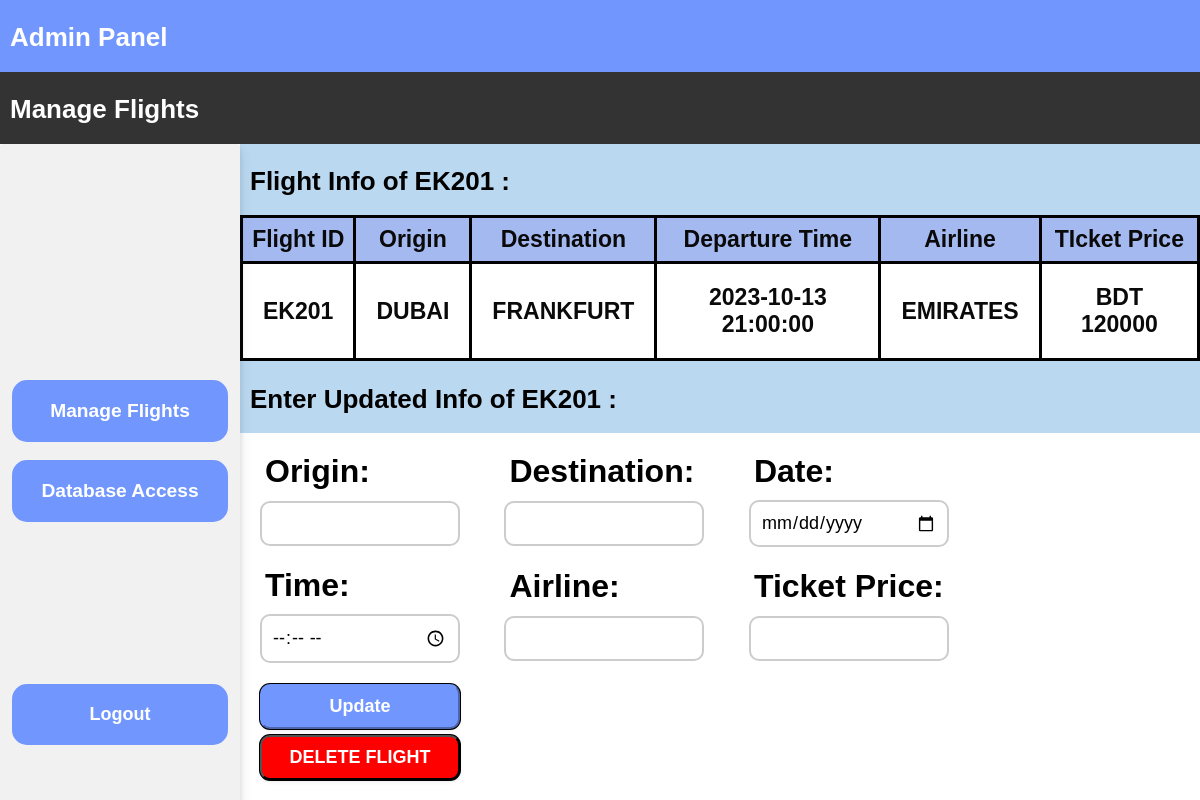
/admin_modify_flight.php?flight_id=EK201 (signed in), run on the app's committed database.
### tables this page shows
CREATE TABLE `flight_info` (
  `flight_id` varchar(16) NOT NULL,
  `origin` varchar(10) DEFAULT NULL,
  `destination` varchar(20) DEFAULT NULL,
  `departure_time` datetime DEFAULT NULL,
  `airline_name` varchar(16) DEFAULT NULL,
  `price` int(10) NOT NULL
);

### admin_modify_flight.php (the view, shortened to what this page needs)
<!DOCTYPE html>
<html lang="en">
<head>
    <link rel="stylesheet" href="admin_style.css">
</head>
<?php
$db = mysqli_connect("localhost", "root", "", "airplane_ticket_reservation_system");
?>
<body>
    <div class="head_panel1">
        <h1>Admin Panel</h1>
    </div>
    <div class="head_panel2">
        <h1>Manage Flights</h1>
    </div>
    <div class="side_bar">
        <br></br>
        <center>
            <button id="admin_buttons" onclick="window.location.href = 'http://localhost/CSE327.8_Airplane_Ticket_Reservation_System/Admin_Panel/admin_manage_flights.php';">Manage Flights</button>
            <br></br>
            <button id="admin_buttons" onclick="window.location.href = 'http://localhost/phpmyadmin/index.php?route=/database/structure&db=airplane_ticket_reservation_system';">Database Access</button>
            <br></br>
            <button id="logout" onclick="window.location.href = 'http://localhost/CSE327.8_Airplane_Ticket_Reservation_System/Admin_Panel/admin_logout.php';">Logout</button>
        </center>
    </div>
    <?php
    if (isset($_GET['flight_id'])) {
        $flightId = $_GET['flight_id'];
    } else {
        echo "NOT AUTHORIZED";
        echo '<script>alert("NOT AUTHORIZED")</script>';
        header("Refresh: 0; URL=http://localhost/CSE327.8_Airplane_Ticket_Reservation_System/Admin_Panel/admin_login.html");
        exit;
    }
    echo "<div class=head_panel3>";
    echo "<h1>Flight Info of  $flightId : </h1>";
    echo "</div>";
    $query = "SELECT * FROM flight_info WHERE flight_id = '$flightId';";
    $flightdata_query = $db->query($query);
    echo "<div class = flight_table>";
    echo "<table>";
    echo "<tr>";
    echo "<th>Flight ID</th>";
    echo "<th>Origin</th>";
    echo "<th>Destination</th>";
    echo "<th>Departure Time</th>";
    echo "<th>Airline</th>";
    echo "<th>TIcket Price</th>";
    echo "</tr>";
    while ($flightdata = $flightdata_query->fetch_assoc()) {
        echo "<tr>";
        echo "<td>" . $flightdata["flight_id"] . "</td>";
        echo "<td>" . $flightdata["origin"] . "</td>";
        echo "<td>" . $flightdata["destination"] . "</td>";
        echo "<td>" . $flightdata["departure_time"] . "</td>";
        echo "<td>" . $flightdata["airline_name"] . "</td>";
        echo "<td>" . "BDT " . $flightdata["price"] . "</td>";
        echo "</tr>";
    }
    echo "</table>";
    echo "</div>";
    echo "<div class=head_panel3>";
    echo "<h1>Enter Updated Info of  $flightId : </h1>";
    echo "</div>";
    ?>
    <div class="flight_info">
        <form action="admin_add_delete.php" method="POST">
            <div>
                <label>Origin: </label>
                <input type="text" name="origin" value="">
            </div>
            <div>
                <label>Destination: </label>
                <input type="text" name="destination" value="">
            </div>
            <div>
                <label>Date: </label>
                <input type="Date" name="date" value="">
            </div>
            <div>
                <label>Time: </label>
                <input type="time" name="time" value="">
            </div>
            <div>
                <label>Airline: </label>
                <input type="text" name="airline" value="">
            </div>
            <div>
                <label>Ticket Price: </label>
                <input type="text" name="price" value="">
            </div>
            <div>
                <input type="submit" value="Update">
            </div>
        </form>
        <form action="admin_add_delete.php" method="POST">
            <div>
                <input type="submit" id="delete_flight_button" value="DELETE FLIGHT">
            </div>
        </form>
    </div>
</body>
</html>

### admin_style.css (style rules this page uses)
* { font-family: Arial, Helvetica, sans-serif; box-sizing: border-box; }
body { margin: 0; padding: 0; margin-top: 0; }
.head_panel1 { width: 100%; background: #7197ff; font-size: small; font-weight: 100; padding-left: 10px; padding-top: 5px; padding-bottom: 1px; color: #ffffff; }
.head_panel2 { width: 100%; background: #333333; font-size: small; font-weight: 100; padding-left: 10px; padding-top: 5px; padding-bottom: 1px; color: #ffffff; }
.head_panel3 { width: 80%; background: #bad8f0; font-size: small; font-weight: 100; padding-left: 10px; padding-top: 5px; padding-bottom: 1px; color: #000000; float: right; }
.side_bar { margin: 0px auto; width: 20%; background: rgb(241, 241, 241); border-radius: 4px; float: left; box-shadow: rgba(60, 66, 87, 0.12) 0px 7px 14px 0px, rgba(0, 0, 0, 0.12) 0px 3px 6px 0px; padding-top: 200px; position: fixed; height: 100%; }
#admin_buttons { border: 0; padding: 20px; font-weight: bolder; color: #fff; background: #7197ff; cursor: pointer; width: 90%; border-radius: 15px; font-size: larger; }
#logout { border: 0; padding: 20px; font-weight: bold; color: #fff; background: #7197ff; cursor: pointer; width: 90%; border-radius: 15px; font-size: large; margin-bottom: 20px; margin-top: 60%; }
table { border-collapse: collapse; border: 3px solid black; text-align: center; width: 80%; margin: 20 auto; border-radius: 15px; float: right; }
th { text-align: center; padding: 8px; margin: 20px; border: 3px solid black; background-color:#a5b9f1; font-weight: bolder; font-size: larger; }
tr, td { color: rgb(10, 10, 10); padding: 20px; border: 10px; font-size: larger; font-weight: bold; border: 3px solid black; background-color: rgb(255, 255, 255); }
label { margin-bottom: 10px; }
.reset-pass a,label { font-size: 14px; font-weight: 600; display: block; }
input[type="submit"] { background-color: #7197ff; box-shadow: rgba(0, 0, 0, 0) 0px 0px 0px 0px, rgba(0, 0, 0, 0) 0px 0px 0px 0px, rgba(0, 0, 0, 0.12) 0px 1px 1px 0px, rgb(0, 0, 0) 0px 0px 0px 1px, rgba(0, 0, 0, 0) 0px 0px 0px 0px, rgba(0, 0, 0, 0) 0px 0px 0px 0px, rgba(60, 66, 87, 0.08) 0px 2px 5px 0px; color: rgb(245, 245, 245); font-weight: 600; cursor: pointer; }
.flight_info { padding-left: 20%; float: right; }
.flight_info form div { display: inline-block; margin-right: 20px; font-size: xx-large; padding-left: 20px; padding-top: 20px; }
.flight_info label { display: block; font-size: xx-large; padding-left: 5px; }
.flight_info input[type="text"], .flight_info input[type="Date"], .flight_info input[type="time"] { width: 200px; padding: 10px; border: 2px solid #ccc; border-radius: 10px; font-size: large; }
.flight_info input[type="submit"] { background-color: #7197ff; color: #fff; padding: 10px 20px; border-color: #7197ff; border-radius: 10px; cursor: pointer; width: 200px; font-size: large; }
#delete_flight_button { margin-bottom: 20px; position: fixed; bottom: 0; background-color: red; color: white; border-color: #000000; }

### data on the page
flight_info: flight_id "EK201", origin "DUBAI", destination "FRANKFURT", departure_time "2023-10-13 21:00:00", airline_name "EMIRATES", price "120000"

### other printed values
$flightId "EK201"
